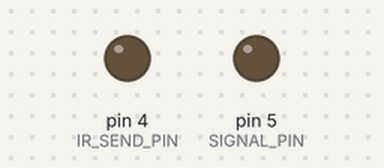
Simulated run of this sketch. Board: Arduino Uno, built with avr-gcc and run on an emulated ATmega328P. Parts: output pins drawn as LEDs (lit = HIGH).

Above: at 2.0 s.
At 7.72 s:
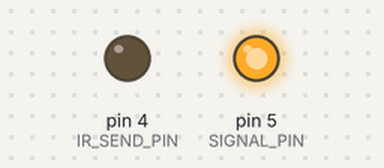
Timing chart, 0 to 8.9 s (numbered marks = the images above):
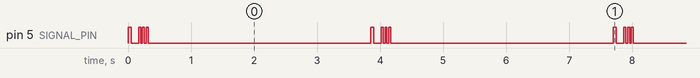

Measured:
- by itself, pin 5 (SIGNAL_PIN): repeats every 3.8 s: LOW 0.12 s, 2 × (HIGH 0.03 s, LOW 0.03 s), HIGH 0.03 s, LOW 3.5 s, HIGH 0.05 s

The sketch:

ElectraAC.ino
```cpp
#include <Arduino.h>
#define IR_SEND_PIN 4
#define SIGNAL_PIN 5
#define DISABLE_CODE_FOR_RECEIVER
#include <Vector.h>
#include <Streaming.h>
#include <IRremote.hpp>

#define ELECTRA_KHZ 38

// Each signal is specified by 34 bits
// that need to be encoded with Manchester encoded
// before they are sent
#define SIGNAL_SIZE 34

// Each bit of the Manchester encoding corresponds to maximum
// number of 2 integers that specify LOW and HIGH voltage duration.
// Signal beginning is specified by one long HIGH followed by one
// long LOW. Since each signal is sent three times, maximum number
// of integers (durations) to be sent is 3*2*34+3*2=210
#define MAX_SIZE 210

// Averaging over lengths of unit signals gave a value that
// is approximately 992
#define UNIT 992

// Each signal begins with a high and a low of durations ~3000us.
// The numbers below were obtained by averaging over many signals
// sent by Electra remote
#define BEGIN_HIGH 3032
#define BEGIN_LOW 2868

// Defining a Vector type that will store rawData
// to be sent using IRremote library
typedef Vector<unsigned int> rawSignal;
static unsigned int signalStorageArray[MAX_SIZE];

// Initializing flags to be used by the routine
// that converts bit arrays into signal vectors
static bool CHANGE_FLAG=0;
static bool EXTEND=0;
static bool DIF;
static bool START;

// Each signal is sent 3 times
const uint8_t SIGNAL_NO = 3;

typedef enum ACmode{
  // All binary numbers are written most signficant bit first
  // to make reading out digits more natural in the code

  coolMode = 0b100,
  hotMode = 0b010,
  autoMode = 0b110,
  dryMode = 0b001,
  fanMode = 0b101
} ACmode;

typedef enum FanSpeed{

  fanSlow = 0b00,
  fanMedium = 0b10,
  fanFast = 0b01,
  fanAuto = 0b11

} FanSpeed;

void setup() {
  // put your setup code here, to run once:
  pinMode(IR_SEND_PIN, OUTPUT);
  pinMode(SIGNAL_PIN, OUTPUT);
  IrSender.begin(DISABLE_LED_FEEDBACK);
  Serial.begin(9600);
}

bool* createBitArray(bool* bitArray, bool power, ACmode mode, FanSpeed fan,
                     bool swing, bool tilt, unsigned int temp, bool sleep){


  // POWER ON - 0 POWER OFF 1
  bitArray[0] = power;

  // AC operation mode is defined with three bits
  for(int i=1; i<4; i++){
    bitArray[i]=mode%2;
    mode = mode/2;
  }

  // Fan speed is defined with two bits
  for(int i=4; i<6; i++){
    bitArray[i]=fan%2;
    fan = fan/2;
  }

  // Basic operation (zero); TILT_STEP=1, TILT_STEP=0; SWING ON=1, SWING OFF =0; (two zeros)
  bitArray[6] = 0;
  bitArray[7] = tilt;
  bitArray[8] = swing;
  bitArray[9] = 0;
  bitArray[10] = 0;

  // Temperature goes from 16 to 30 degrees C, and it is represented by
  // binary numbers from 0b0001 to 0b1111
  // Mapping that maps 30 degrees to 1, 29 to 2, and so on
  // up to 16 that maps to 15, so that most significant bit
  // comes first

  unsigned int _temp = temp - 15;
  //unsigned int _temp = temp-15;
  for(int i=14; i>10; i--){
    bitArray[i] = _temp%2;
    _temp = _temp/2;
  }

  bitArray[15] = sleep;

  // Basic operation has 16 zeros followed by 1 and 0
  for(int i=16; i<32; i++){
    bitArray[i] = 0;
  }

  bitArray[32] = 1;
  bitArray[33] = 0;

  return bitArray;
}

void printBitArray(bool* signal, int printSpeed = 50){

  for(auto value = signal; value-signal<SIGNAL_SIZE; value++){
    Serial << *value << " ";
    delay(printSpeed);
  }

  Serial << "\n";
}

rawSignal bitArrayToRawData(bool* bitArray){

  rawSignal signal;
  signal.setStorage(signalStorageArray);

  // Each signal is repeated SIGNAL_NO times
  for(int i=0; i<SIGNAL_NO; i++){

    EXTEND ? (signal.push_back(BEGIN_HIGH+UNIT)): (signal.push_back(BEGIN_HIGH));


    if(!bitArray[0]){
      signal.push_back(BEGIN_LOW);
      START=0;
    } else if(bitArray[0]){
      signal.push_back(BEGIN_LOW+UNIT);
      DIF = (bitArray[1]^bitArray[0]);
      if(!DIF){
        signal.push_back(UNIT);
      } else if(DIF){
        CHANGE_FLAG=1;
      }
      START=1;
    }

    for(int j=START; j<SIGNAL_SIZE-1; j++){
      DIF = (bitArray[j+1]^bitArray[j]);

      if(!CHANGE_FLAG){
        if(!DIF){
          signal.push_back(UNIT);
          signal.push_back(UNIT);
        } else if(DIF){
          signal.push_back(UNIT);
        }
      } else if(CHANGE_FLAG){
          signal.push_back(2*UNIT);
        if(!DIF){
          signal.push_back(UNIT);
        } else if(DIF){

        }
      }

    CHANGE_FLAG = DIF;
    }

    // For first two signals that are sent the next beginning mark should be
    // extended. Although the last bit is probably always supposed to be 0,
    // this routine should cover all possible cases to avoid unexpected
    // behavior.


    if(!CHANGE_FLAG){
      if(!bitArray[SIGNAL_SIZE-1]){
        signal.push_back(UNIT);
        signal.push_back(UNIT);
        EXTEND=0;
      } else if(bitArray[SIGNAL_SIZE-1]){
        signal.push_back(UNIT);
        EXTEND=1;
      }
    } else if(CHANGE_FLAG){
      if(!bitArray[SIGNAL_SIZE-1]){
        signal.push_back(2*UNIT);
        signal.push_back(UNIT);
        EXTEND=0;
      } else if(bitArray[SIGNAL_SIZE-1]){
        signal.push_back(2*UNIT);
        EXTEND=1;
      }
    }


    CHANGE_FLAG = 0;
    START = 0;
  }

  signal.push_back(BEGIN_HIGH+UNIT);
  // EXTEND ? (signal.push_back(BEGIN_HIGH+UNIT)): (signal.push_back(BEGIN_HIGH));
  // signal.push_back(BEGIN_LOW);

  CHANGE_FLAG = 0;
  EXTEND = 0;

  return signal;
}

void printSignal(rawSignal signal, int printSpeed=50){

  for(unsigned int element: signal){
    Serial << element << " ";
    delay(printSpeed);
  }

  Serial << "\n";
}

void blink(unsigned int delayTime = 20, unsigned int blinkNumber=1){

  for(unsigned int i=0; i<blinkNumber; i++){
    digitalWrite(SIGNAL_PIN, HIGH);
    delay(delayTime);
    digitalWrite(SIGNAL_PIN, LOW);
    delay(delayTime);
  }
}


void loop() {
  // put your main code here, to run repeatedly:
  bool power = 0;
  ACmode mode = coolMode;
  FanSpeed speed = fanFast;
  unsigned int temp = 22;
  bool swing = 0;
  bool tilt = 0;
  bool sleep = 0;

  bool signal_array[SIGNAL_SIZE];
  bool* bit_array = createBitArray(signal_array, power, mode, speed,
                                   swing, tilt, temp, sleep);

  rawSignal signal = bitArrayToRawData(bit_array);

  // printBitArray(bit_array, 20);
  // printSignal(signal, 20);
  // Serial << sizeof(signal.data()) << endl;
  // Serial << signal.size() << endl << endl;
  // Serial << "Send!" << endl;

  blink(50, 1);

  IrSender.sendRaw(signal.data(), signal.size(), ELECTRA_KHZ);

  blink(30, 3);

  delay(3500);


}
```
